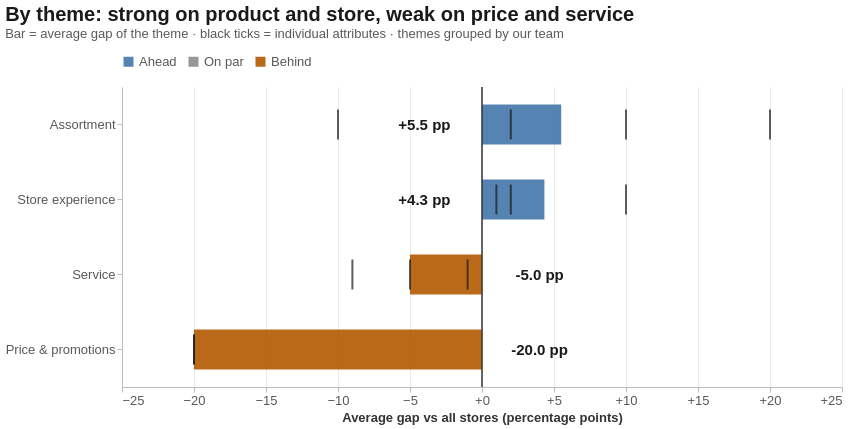

Vega-Lite specification for this chart:
### Vega-Lite specification from a JSON file in a GitHub repository (floating-point values rounded to 4 significant figures)
{"config": {"view": {"continuousWidth": 300, "continuousHeight": 300, "strokeWidth": 0}, "axis": {"domainColor": "#BBBBBB", "gridColor": "#DDDDDD", "gridOpacity": 0.6, "labelColor": "#595959", "labelFontSize": 13, "labelLimit": 260, "tickColor": "#BBBBBB", "titleColor": "#333333", "titleFontSize": 13}, "font": "Arial, Liberation Sans, Helvetica, sans-serif", "legend": {"labelColor": "#595959", "labelFontSize": 13, "labelLimit": 260, "orient": "top", "titleColor": "#333333", "titleFontSize": 13}, "title": {"anchor": "start", "color": "#1A1A1A", "fontSize": 20, "fontWeight": 600, "offset": 14, "subtitleColor": "#595959", "subtitleFontSize": 13}}, "layer": [{"data": {"name": "data-65c5256d34ee1a528095097ca87688eb"}, "mark": {"type": "bar", "height": 40, "opacity": 0.9}, "encoding": {"color": {"field": "status", "scale": {"domain": ["Ahead", "On par", "Behind"], "range": ["#4477AA", "#8C8C8C", "#B35900"]}, "sort": ["Ahead", "On par", "Behind"], "title": null, "type": "nominal"}, "tooltip": [{"field": "theme", "title": "Theme", "type": "nominal"}, {"field": "gap_text", "title": "Average gap", "type": "nominal"}, {"field": "n", "title": "Attributes", "type": "quantitative"}], "x": {"axis": {"format": "+d", "values": [-25, -20, -15, -10, -5, 0, 5, 10, 15, 20, 25]}, "field": "gap_pp", "scale": {"domain": [-25, 25]}, "title": "Average gap vs all stores (percentage points)", "type": "quantitative"}, "y": {"field": "theme", "sort": ["Assortment", "Store experience", "Service", "Price & promotions"], "title": null, "type": "nominal"}}}, {"data": {"name": "data-d285a7403ed98ae579761d64a864032b"}, "mark": {"type": "rule", "color": "#333333", "strokeWidth": 1.5}, "encoding": {"x": {"field": "x", "type": "quantitative"}}}, {"data": {"name": "data-88696b2f0491eb5209e8410548695729"}, "mark": {"type": "tick", "color": "#1A1A1A", "size": 30, "thickness": 2}, "encoding": {"tooltip": [{"field": "label", "title": "Attribute", "type": "nominal"}, {"field": "gap_text", "title": "Gap", "type": "nominal"}], "x": {"axis": {"format": "+d", "values": [-25, -20, -15, -10, -5, 0, 5, 10, 15, 20, 25]}, "field": "gap_pp", "scale": {"domain": [-25, 25]}, "title": "Average gap vs all stores (percentage points)", "type": "quantitative"}, "y": {"field": "theme", "sort": ["Assortment", "Store experience", "Service", "Price & promotions"], "title": null, "type": "nominal"}}}, {"data": {"name": "data-65c5256d34ee1a528095097ca87688eb"}, "mark": {"type": "text", "color": "#1A1A1A", "fontSize": 15, "fontWeight": "bold"}, "encoding": {"text": {"field": "gap_text", "type": "nominal"}, "x": {"field": "pos", "scale": {"domain": [-25, 25]}, "type": "quantitative"}, "y": {"field": "theme", "sort": ["Assortment", "Store experience", "Service", "Price & promotions"], "type": "nominal"}}, "transform": [{"calculate": "datum.gap_pp >= 0 ? -4 : 4", "as": "pos"}]}], "height": 300, "title": {"text": "By theme: strong on product and store, weak on price and service", "subtitle": "Bar = average gap of the theme · black ticks = individual attributes · themes grouped by our team"}, "width": 720, "$schema": "https://vega.github.io/schema/vega-lite/v6.4.1.json", "datasets": {"data-65c5256d34ee1a528095097ca87688eb": [{"theme": "Assortment", "gap_pp": 5.5, "n": 4, "status": "Ahead", "gap_text": "+5.5 pp"}, {"theme": "Store experience", "gap_pp": 4.333, "n": 3, "status": "Ahead", "gap_text": "+4.3 pp"}, {"theme": "Service", "gap_pp": -5.0, "n": 3, "status": "Behind", "gap_text": "-5.0 pp"}, {"theme": "Price & promotions", "gap_pp": -20.0, "n": 2, "status": "Behind", "gap_text": "-20.0 pp"}], "data-d285a7403ed98ae579761d64a864032b": [{"x": 0}], "data-88696b2f0491eb5209e8410548695729": [{"attribute": "The store is well-organized.", "our": 0.4, "all_stores": 0.38, "attribute_full": "The store is well-organized.", "label": "Well-organized store", "theme": "Store experience", "gap_pp": 2.0, "status": "On par", "gap_text": "+2 pp"}, {"attribute": "Fast and easy checkout.", "our": 0.33, "all_stores": 0.34, "attribute_full": "Fast and easy checkout.", "label": "Fast checkout", "theme": "Service", "gap_pp": -1.0, "status": "On par", "gap_text": "-1 pp"}, {"attribute": "Friendly and helpful employees.", "our": 0.45, "all_stores": 0.5, "attribute_full": "Friendly and helpful employees.", "label": "Helpful employees", "theme": "Service", "gap_pp": -5.0, "status": "Behind", "gap_text": "-5 pp"}, {"attribute": "Good promotions.", "our": 0.45, "all_stores": 0.65, "attribute_full": "Good promotions.", "label": "Good promotions", "theme": "Price & promotions", "gap_pp": -20.0, "status": "Behind", "gap_text": "-20 pp"}, {"attribute": "I can find what I'm looking for.", "our": 0.46, "all_stores": 0.55, "attribute_full": "I can find what I'm looking for.", "label": "Find what I need", "theme": "Service", "gap_pp": -9.0, "status": "Behind", "gap_text": "-9 pp"}, {"attribute": "I can find the size I need.", "our": 0.39, "all_stores": 0.49, "attribute_full": "I can find the size I need.", "label": "Find my size", "theme": "Assortment", "gap_pp": -10.0, "status": "Behind", "gap_text": "-10 pp"}, {"attribute": "A nice atmosphere.", "our": 0.8, "all_stores": 0.7, "attribute_full": "A nice atmosphere.", "label": "Nice atmosphere", "theme": "Store experience", "gap_pp": 10.0, "status": "Ahead", "gap_text": "+10 pp"}, {"attribute": "Latest technology for easy shopping.", "our": 0.35, "all_stores": 0.34, "attribute_full": "Latest technology for easy shopping.", "label": "Shopping technology", "theme": "Store experience", "gap_pp": 1.0, "status": "On par", "gap_text": "+1 pp"}, {"attribute": "Lowest sales prices.", "our": 0.4, "all_stores": 0.6, "attribute_full": "Lowest sales prices.", "label": "Lowest prices", "theme": "Price & promotions", "gap_pp": -20.0, "status": "Behind", "gap_text": "-20 pp"}, {"attribute": "A wide selection.", "our": 0.49, "all_stores": 0.47, "attribute_full": "A wide selection.", "label": "Wide selection", "theme": "Assortment", "gap_pp": 2.0, "status": "On par", "gap_text": "+2 pp"}, {"attribute": "Items I can't find elsewhere.", "our": 0.74, "all_stores": 0.54, "attribute_full": "Items I can't find elsewhere.", "label": "Unique items", "theme": "Assortment", "gap_pp": 20.0, "status": "Ahead", "gap_text": "+20 pp"}, {"attribute": "The latest styles.", "our": 0.65, "all_stores": 0.55, "attribute_full": "The latest styles.", "label": "Latest styles", "theme": "Assortment", "gap_pp": 10.0, "status": "Ahead", "gap_text": "+10 pp"}]}}
